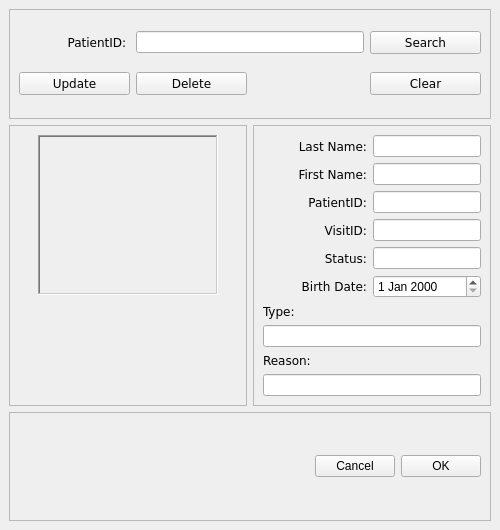
<?xml version="1.0" encoding="UTF-8"?>
<ui version="4.0">
 <class>ViewPatientProfile</class>
 <widget class="QMainWindow" name="ViewPatientProfile">
  <property name="geometry">
   <rect>
    <x>0</x>
    <y>0</y>
    <width>500</width>
    <height>530</height>
   </rect>
  </property>
  <property name="windowTitle">
   <string>MainWindow</string>
  </property>
  <widget class="QWidget" name="centralwidget">
   <layout class="QGridLayout" name="gridLayout_5">
    <item row="0" column="0" colspan="2">
     <widget class="QFrame" name="patProfile_function_frame">
      <property name="frameShape">
       <enum>QFrame::StyledPanel</enum>
      </property>
      <property name="frameShadow">
       <enum>QFrame::Raised</enum>
      </property>
      <layout class="QGridLayout" name="gridLayout">
       <item row="0" column="0">
        <widget class="QLabel" name="patSearch_label">
         <property name="font">
          <font>
           <family>Verdana</family>
          </font>
         </property>
         <property name="text">
          <string>PatientID: </string>
         </property>
         <property name="alignment">
          <set>Qt::AlignRight|Qt::AlignTrailing|Qt::AlignVCenter</set>
         </property>
        </widget>
       </item>
       <item row="0" column="1" colspan="2">
        <widget class="QLineEdit" name="patSearch_lineEdit"/>
       </item>
       <item row="0" column="3">
        <widget class="QPushButton" name="patSearch_btn">
         <property name="font">
          <font>
           <family>Verdana</family>
          </font>
         </property>
         <property name="text">
          <string>Search</string>
         </property>
         <property name="icon">
          <iconset resource="resource.qrc">
           <normaloff>:/icon/icons/search.svg</normaloff>:/icon/icons/search.svg</iconset>
         </property>
         <property name="iconSize">
          <size>
           <width>20</width>
           <height>20</height>
          </size>
         </property>
        </widget>
       </item>
       <item row="1" column="0">
        <widget class="QPushButton" name="patUpdate_btn">
         <property name="font">
          <font>
           <family>Verdana</family>
          </font>
         </property>
         <property name="text">
          <string>Update</string>
         </property>
         <property name="icon">
          <iconset resource="resource.qrc">
           <normaloff>:/icon/icons/update.svg</normaloff>:/icon/icons/update.svg</iconset>
         </property>
         <property name="iconSize">
          <size>
           <width>20</width>
           <height>20</height>
          </size>
         </property>
        </widget>
       </item>
       <item row="1" column="1">
        <widget class="QPushButton" name="patDelete_btn">
         <property name="font">
          <font>
           <family>Verdana</family>
          </font>
         </property>
         <property name="text">
          <string>Delete</string>
         </property>
         <property name="icon">
          <iconset resource="resource.qrc">
           <normaloff>:/icon/icons/delete.svg</normaloff>:/icon/icons/delete.svg</iconset>
         </property>
         <property name="iconSize">
          <size>
           <width>20</width>
           <height>20</height>
          </size>
         </property>
        </widget>
       </item>
       <item row="1" column="3">
        <widget class="QPushButton" name="patClear_btn">
         <property name="font">
          <font>
           <family>Verdana</family>
          </font>
         </property>
         <property name="text">
          <string>Clear</string>
         </property>
         <property name="icon">
          <iconset resource="resource.qrc">
           <normaloff>:/icon/icons/clear.svg</normaloff>:/icon/icons/clear.svg</iconset>
         </property>
         <property name="iconSize">
          <size>
           <width>20</width>
           <height>20</height>
          </size>
         </property>
        </widget>
       </item>
      </layout>
     </widget>
    </item>
    <item row="1" column="0">
     <widget class="QFrame" name="patProfilePic_frame">
      <property name="frameShape">
       <enum>QFrame::StyledPanel</enum>
      </property>
      <property name="frameShadow">
       <enum>QFrame::Raised</enum>
      </property>
      <layout class="QGridLayout" name="gridLayout_2">
       <item row="0" column="0">
        <widget class="QLabel" name="profilePic_label">
         <property name="minimumSize">
          <size>
           <width>180</width>
           <height>160</height>
          </size>
         </property>
         <property name="maximumSize">
          <size>
           <width>180</width>
           <height>160</height>
          </size>
         </property>
         <property name="frameShape">
          <enum>QFrame::WinPanel</enum>
         </property>
         <property name="frameShadow">
          <enum>QFrame::Sunken</enum>
         </property>
         <property name="text">
          <string/>
         </property>
        </widget>
       </item>
       <item row="1" column="0">
        <widget class="QLabel" name="pat_empty_label_1">
         <property name="maximumSize">
          <size>
           <width>180</width>
           <height>160</height>
          </size>
         </property>
         <property name="text">
          <string/>
         </property>
        </widget>
       </item>
       <item row="2" column="0">
        <widget class="QLabel" name="pat_empty_label_2">
         <property name="text">
          <string/>
         </property>
        </widget>
       </item>
      </layout>
     </widget>
    </item>
    <item row="1" column="1">
     <widget class="QFrame" name="patProfile_info_frame">
      <property name="frameShape">
       <enum>QFrame::StyledPanel</enum>
      </property>
      <property name="frameShadow">
       <enum>QFrame::Raised</enum>
      </property>
      <layout class="QGridLayout" name="gridLayout_3">
       <item row="0" column="0" colspan="2">
        <widget class="QLabel" name="visitSearchlabel_1">
         <property name="font">
          <font>
           <family>Verdana</family>
          </font>
         </property>
         <property name="text">
          <string>Last Name:</string>
         </property>
         <property name="alignment">
          <set>Qt::AlignRight|Qt::AlignTrailing|Qt::AlignVCenter</set>
         </property>
        </widget>
       </item>
       <item row="2" column="0" colspan="2">
        <widget class="QLabel" name="visitSearchlabel_3">
         <property name="font">
          <font>
           <family>Verdana</family>
          </font>
         </property>
         <property name="text">
          <string>PatientID:</string>
         </property>
         <property name="alignment">
          <set>Qt::AlignRight|Qt::AlignTrailing|Qt::AlignVCenter</set>
         </property>
        </widget>
       </item>
       <item row="1" column="2" colspan="2">
        <widget class="QLineEdit" name="visitSearch_lineEdit_2"/>
       </item>
       <item row="10" column="0" colspan="4">
        <widget class="QLineEdit" name="visitSearch_lineEdit_6"/>
       </item>
       <item row="9" column="0" colspan="2">
        <widget class="QLabel" name="visitSearchlabel_7">
         <property name="font">
          <font>
           <family>Verdana</family>
          </font>
         </property>
         <property name="text">
          <string>Type:</string>
         </property>
        </widget>
       </item>
       <item row="6" column="2" colspan="2">
        <widget class="QDateEdit" name="visitSearch_dateEdit"/>
       </item>
       <item row="3" column="2" colspan="2">
        <widget class="QLineEdit" name="visitSearch_lineEdit_4"/>
       </item>
       <item row="11" column="0" colspan="2">
        <widget class="QLabel" name="visitSearchlabel_8">
         <property name="font">
          <font>
           <family>Verdana</family>
          </font>
         </property>
         <property name="text">
          <string>Reason:</string>
         </property>
        </widget>
       </item>
       <item row="2" column="2" colspan="2">
        <widget class="QLineEdit" name="visitSearch_lineEdit_3"/>
       </item>
       <item row="0" column="2" colspan="2">
        <widget class="QLineEdit" name="visitSearch_lineEdit_1"/>
       </item>
       <item row="3" column="1">
        <widget class="QLabel" name="visitSearchlabel_4">
         <property name="font">
          <font>
           <family>Verdana</family>
          </font>
         </property>
         <property name="text">
          <string>VisitID:</string>
         </property>
         <property name="alignment">
          <set>Qt::AlignRight|Qt::AlignTrailing|Qt::AlignVCenter</set>
         </property>
        </widget>
       </item>
       <item row="1" column="0" colspan="2">
        <widget class="QLabel" name="visitSearchlabel_2">
         <property name="font">
          <font>
           <family>Verdana</family>
          </font>
         </property>
         <property name="text">
          <string>First Name:</string>
         </property>
         <property name="alignment">
          <set>Qt::AlignRight|Qt::AlignTrailing|Qt::AlignVCenter</set>
         </property>
        </widget>
       </item>
       <item row="12" column="0" colspan="4">
        <widget class="QLineEdit" name="visitSearch_lineEdit_7"/>
       </item>
       <item row="6" column="0" colspan="2">
        <widget class="QLabel" name="visitSearchlabel_6">
         <property name="font">
          <font>
           <family>Verdana</family>
          </font>
         </property>
         <property name="text">
          <string>Birth Date:</string>
         </property>
         <property name="alignment">
          <set>Qt::AlignRight|Qt::AlignTrailing|Qt::AlignVCenter</set>
         </property>
        </widget>
       </item>
       <item row="4" column="2" colspan="2">
        <widget class="QLineEdit" name="visitSearch_lineEdit_5"/>
       </item>
       <item row="4" column="1">
        <widget class="QLabel" name="visitSearchlabel_5">
         <property name="font">
          <font>
           <family>Verdana</family>
          </font>
         </property>
         <property name="text">
          <string>Status:</string>
         </property>
         <property name="alignment">
          <set>Qt::AlignRight|Qt::AlignTrailing|Qt::AlignVCenter</set>
         </property>
        </widget>
       </item>
      </layout>
     </widget>
    </item>
    <item row="2" column="0" colspan="2">
     <widget class="QFrame" name="patProfile_apply_frame">
      <property name="frameShape">
       <enum>QFrame::StyledPanel</enum>
      </property>
      <property name="frameShadow">
       <enum>QFrame::Raised</enum>
      </property>
      <layout class="QGridLayout" name="gridLayout_4">
       <item row="0" column="0">
        <spacer name="horizontalSpacer">
         <property name="orientation">
          <enum>Qt::Horizontal</enum>
         </property>
         <property name="sizeHint" stdset="0">
          <size>
           <width>297</width>
           <height>20</height>
          </size>
         </property>
        </spacer>
       </item>
       <item row="0" column="1">
        <widget class="QPushButton" name="patCancel_btn">
         <property name="text">
          <string>Cancel</string>
         </property>
        </widget>
       </item>
       <item row="0" column="2">
        <widget class="QPushButton" name="patOk_btn">
         <property name="text">
          <string>OK</string>
         </property>
        </widget>
       </item>
      </layout>
     </widget>
    </item>
   </layout>
  </widget>
 </widget>
 <resources>
  <include location="resource.qrc"/>
 </resources>
 <connections>
  <connection>
   <sender>patCancel_btn</sender>
   <signal>clicked()</signal>
   <receiver>ViewPatientProfile</receiver>
   <slot>close()</slot>
   <hints>
    <hint type="sourcelabel">
     <x>352</x>
     <y>474</y>
    </hint>
    <hint type="destinationlabel">
     <x>449</x>
     <y>498</y>
    </hint>
   </hints>
  </connection>
  <connection>
   <sender>patOk_btn</sender>
   <signal>clicked()</signal>
   <receiver>ViewPatientProfile</receiver>
   <slot>close()</slot>
   <hints>
    <hint type="sourcelabel">
     <x>441</x>
     <y>468</y>
    </hint>
    <hint type="destinationlabel">
     <x>458</x>
     <y>498</y>
    </hint>
   </hints>
  </connection>
 </connections>
</ui>
